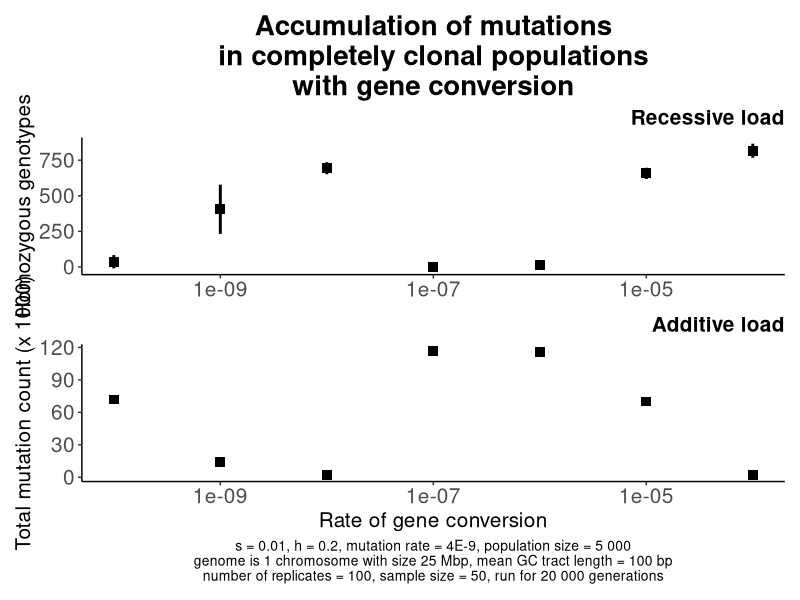
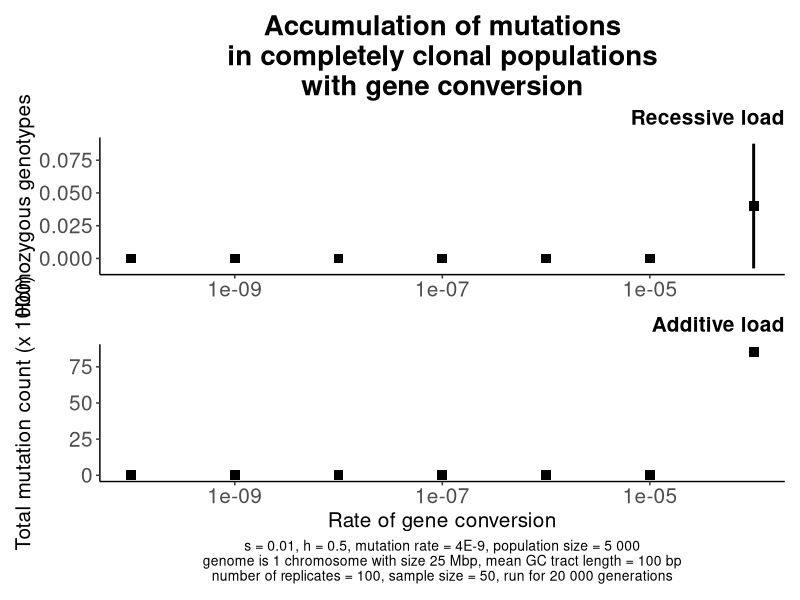

These figures' R source, in order:
library(ggplot2)
library(patchwork)
library(dplyr)

replicate_number=100

GC_recessive_load_all <- read.csv("Data_GC_recessive_load_lambda1000.csv")
GC_additive_load_all <- read.csv("Data_GC_additive_load_lambda1000.csv")
GC_fixed_mutations_all <- read.csv("Data_GC_fixed_mutations_lambda1000.csv")

for (h_coefficient in c(0.2, 0.5)) {

filename_rec_GC <- GC_recessive_load_all %>% filter(Dominance_coefficient == h_coefficient)
filename_add_GC <- GC_additive_load_all %>% filter(Dominance_coefficient == h_coefficient)
filename_fix_GC <- GC_fixed_mutations_all %>% filter(Dominance_coefficient == h_coefficient)


GC_rec_max <- filename_rec_GC$Expected_recessive_load+1.96*filename_rec_GC$SD_recessive_load/sqrt(replicate_number)
GC_rec_min <- filename_rec_GC$Expected_recessive_load-1.96*filename_rec_GC$SD_recessive_load/sqrt(replicate_number)

GC_add_max <- filename_add_GC$Expected_additive_load+1.96*filename_add_GC$SD_additive_load/sqrt(replicate_number)
GC_add_min <- filename_add_GC$Expected_additive_load-1.96*filename_add_GC$SD_additive_load/sqrt(replicate_number)

Plot_recessive <- ggplot()+
 	geom_point(data=filename_rec_GC, aes(x=GC_rate, y=Expected_recessive_load), size=3, shape=15)+
	geom_linerange(data=filename_rec_GC, 
			aes(x=GC_rate, 
			    ymax=GC_rec_max, 
			    ymin=GC_rec_min), size=1)+
	
	labs(y="Homozygous genotypes",
	     x="Rate of uniparental reproduction",
	     title="Accumulation of mutations\nin completely clonal populations\nwith gene conversion",
	     subtitle="Recessive load")+
	 theme(panel.grid.major=element_blank(),
    	      panel.grid.minor=element_blank(),
    	      panel.background=element_blank(),
    	      axis.line = element_line(color="black"),
    	      
    	      plot.title=element_text(size=20, hjust=0.5, face="bold"),
	      plot.subtitle=element_text(size=15, hjust=1, face="bold"),
	      axis.title.y=element_text(size=15),
	      axis.title.x=element_blank(),
	      
	      axis.text.x=element_text(size=15),
	      axis.text.y=element_text(size=15),
	      
	      legend.position="none")+
	      
  	scale_x_log10(breaks=c(10**seq(-11, -5, 2)))
		   
Plot_additive <- ggplot()+
	geom_point(data=filename_add_GC, aes(x=GC_rate, y=Expected_additive_load/1000), size=3, shape=15)+
	geom_linerange(data=filename_add_GC, 
			aes(x=GC_rate, 
			    ymax=GC_add_max/1000, 
			    ymin=GC_add_min/1000), size=1, 
			key_glyph = draw_key_rect)+
	
	labs(subtitle="Additive load",
	     x="Rate of gene conversion",
	     y="Total mutation count (x 1000)",
	     caption=paste("s = 0.01, h = ", h_coefficient, ", mutation rate = 4E-9, population size = 5 000\ngenome is 1 chromosome with size 25 Mbp, mean GC tract length = 100 bp\nnumber of replicates = 100, sample size = 50, run for 20 000 generations", sep=""),
	     colour="Reproduction: ")+
	theme(panel.grid.major=element_blank(),
    	      panel.grid.minor=element_blank(),
    	      panel.background=element_blank(),
    	      axis.line = element_line(color="black"),
    	      
	      plot.caption=element_text(size=10, hjust=0.5),
	      plot.subtitle=element_text(size=15, hjust=1, face="bold"), 
	      axis.title.y=element_text(size=15),
	      axis.title.x=element_text(size=15),
	      
	      axis.text.x=element_text(size=15),
	      axis.text.y=element_text(size=15),
	      
	      legend.position=c(0.12, 2.1),
	      legend.background=element_rect(colour="black"))+
	      
  	scale_x_log10(breaks=c(10**seq(-11, -5, 2)))
  	
Plot <- Plot_recessive/Plot_additive

plot_name <- paste("Figure_Mutation_accumulation_GC_", h_coefficient, ".png",sep="")
ggsave(filename=plot_name,
	plot=Plot,
	dpi=600)
}
